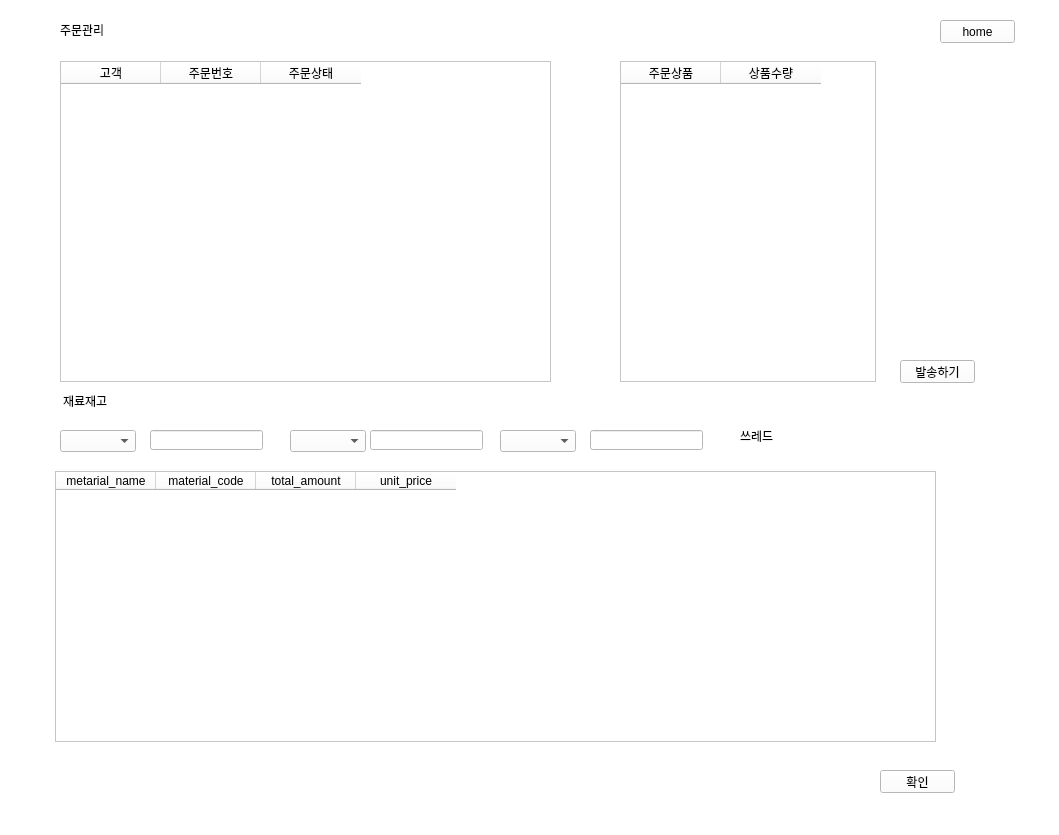
<?xml version="1.0" encoding="UTF-8"?>
<ui version="4.0">
 <class>Form</class>
 <widget class="QWidget" name="Form">
  <property name="geometry">
   <rect>
    <x>0</x>
    <y>0</y>
    <width>1059</width>
    <height>835</height>
   </rect>
  </property>
  <property name="windowTitle">
   <string>Form</string>
  </property>
  <property name="styleSheet">
   <string notr="true">background-color: rgb(255, 255, 255);</string>
  </property>
  <widget class="QStackedWidget" name="stackedWidget">
   <property name="geometry">
    <rect>
     <x>0</x>
     <y>0</y>
     <width>1061</width>
     <height>831</height>
    </rect>
   </property>
   <property name="currentIndex">
    <number>3</number>
   </property>
   <widget class="QWidget" name="page_2">
    <widget class="QPushButton" name="btn_login">
     <property name="geometry">
      <rect>
       <x>930</x>
       <y>30</y>
       <width>90</width>
       <height>30</height>
      </rect>
     </property>
     <property name="text">
      <string>로그인</string>
     </property>
    </widget>
    <widget class="QPushButton" name="btn_order">
     <property name="geometry">
      <rect>
       <x>320</x>
       <y>350</y>
       <width>90</width>
       <height>30</height>
      </rect>
     </property>
     <property name="text">
      <string>주문관리</string>
     </property>
    </widget>
    <widget class="QPushButton" name="btn_cs">
     <property name="geometry">
      <rect>
       <x>640</x>
       <y>350</y>
       <width>90</width>
       <height>30</height>
      </rect>
     </property>
     <property name="text">
      <string>문의관리</string>
     </property>
    </widget>
    <widget class="QPushButton" name="btn_product">
     <property name="geometry">
      <rect>
       <x>490</x>
       <y>350</y>
       <width>90</width>
       <height>30</height>
      </rect>
     </property>
     <property name="text">
      <string>상품등록</string>
     </property>
    </widget>
   </widget>
   <widget class="QWidget" name="page">
    <widget class="QPushButton" name="signup_Button">
     <property name="geometry">
      <rect>
       <x>405</x>
       <y>388</y>
       <width>281</width>
       <height>51</height>
      </rect>
     </property>
     <property name="font">
      <font>
       <family>GyeonggiBatang</family>
       <pointsize>15</pointsize>
       <weight>50</weight>
       <italic>false</italic>
       <bold>false</bold>
      </font>
     </property>
     <property name="styleSheet">
      <string notr="true">QPushButton{
	font: 15pt &quot;GyeonggiBatang&quot;;
	color: rgb(82, 194, 105);
	background-color: white;
	border: 2px solid  rgb(82, 194, 105);
	border-radius: 5px;
}</string>
     </property>
     <property name="text">
      <string>회원가입</string>
     </property>
    </widget>
    <widget class="QPushButton" name="login_Button">
     <property name="geometry">
      <rect>
       <x>405</x>
       <y>318</y>
       <width>281</width>
       <height>51</height>
      </rect>
     </property>
     <property name="font">
      <font>
       <family>GyeonggiBatang</family>
       <pointsize>15</pointsize>
       <weight>50</weight>
       <italic>false</italic>
       <bold>false</bold>
      </font>
     </property>
     <property name="styleSheet">
      <string notr="true">QPushButton{
	font: 15pt &quot;GyeonggiBatang&quot;;
	color: white;
	background-color: rgb(82, 194, 105);
	border-radius: 5px;
}</string>
     </property>
     <property name="text">
      <string>로그인</string>
     </property>
    </widget>
    <widget class="QLineEdit" name="id">
     <property name="geometry">
      <rect>
       <x>410</x>
       <y>190</y>
       <width>281</width>
       <height>41</height>
      </rect>
     </property>
     <property name="text">
      <string/>
     </property>
    </widget>
    <widget class="QLineEdit" name="pw">
     <property name="geometry">
      <rect>
       <x>410</x>
       <y>250</y>
       <width>281</width>
       <height>41</height>
      </rect>
     </property>
     <property name="text">
      <string/>
     </property>
     <property name="echoMode">
      <enum>QLineEdit::Password</enum>
     </property>
    </widget>
    <widget class="QLabel" name="label_7">
     <property name="geometry">
      <rect>
       <x>325</x>
       <y>265</y>
       <width>71</width>
       <height>20</height>
      </rect>
     </property>
     <property name="styleSheet">
      <string notr="true">font: 15pt &quot;GyeonggiBatang&quot;;</string>
     </property>
     <property name="text">
      <string>비밀번호</string>
     </property>
    </widget>
    <widget class="QLabel" name="label_6">
     <property name="geometry">
      <rect>
       <x>330</x>
       <y>205</y>
       <width>56</width>
       <height>12</height>
      </rect>
     </property>
     <property name="styleSheet">
      <string notr="true">font: 15pt &quot;경기천년바탕 Regular&quot;;</string>
     </property>
     <property name="text">
      <string>아이디</string>
     </property>
    </widget>
    <widget class="QLabel" name="sh_label">
     <property name="geometry">
      <rect>
       <x>490</x>
       <y>115</y>
       <width>91</width>
       <height>41</height>
      </rect>
     </property>
     <property name="styleSheet">
      <string notr="true">font: 22pt &quot;경기천년바탕 Regular&quot;;</string>
     </property>
     <property name="text">
      <string>&lt;html&gt;&lt;head/&gt;&lt;body&gt;&lt;p align=&quot;center&quot;&gt;&lt;span style=&quot; font-size:22pt;&quot;&gt;로그인&lt;/span&gt;&lt;/p&gt;&lt;/body&gt;&lt;/html&gt;</string>
     </property>
    </widget>
    <widget class="Line" name="line">
     <property name="geometry">
      <rect>
       <x>290</x>
       <y>160</y>
       <width>511</width>
       <height>20</height>
      </rect>
     </property>
     <property name="orientation">
      <enum>Qt::Horizontal</enum>
     </property>
    </widget>
    <widget class="QPushButton" name="btn_home1">
     <property name="geometry">
      <rect>
       <x>920</x>
       <y>20</y>
       <width>91</width>
       <height>41</height>
      </rect>
     </property>
     <property name="styleSheet">
      <string notr="true">QPushButton{
	font: 13pt &quot;GyeonggiBatang&quot;;
	color: white;
	background-color: rgb(82, 194, 105);
	border-radius: 5px;
}</string>
     </property>
     <property name="text">
      <string>HOME</string>
     </property>
    </widget>
   </widget>
   <widget class="QWidget" name="page_3">
    <widget class="QLabel" name="label_8">
     <property name="geometry">
      <rect>
       <x>456</x>
       <y>41</y>
       <width>151</width>
       <height>41</height>
      </rect>
     </property>
     <property name="styleSheet">
      <string notr="true">font: 22pt &quot;GyeonggiBatang&quot;;
</string>
     </property>
     <property name="text">
      <string>&lt;html&gt;&lt;head/&gt;&lt;body&gt;&lt;p align=&quot;center&quot;&gt;&lt;span style=&quot; font-size:22pt;&quot;&gt;회원가입&lt;/span&gt;&lt;/p&gt;&lt;/body&gt;&lt;/html&gt;</string>
     </property>
    </widget>
    <widget class="Line" name="line_2">
     <property name="geometry">
      <rect>
       <x>254</x>
       <y>81</y>
       <width>571</width>
       <height>20</height>
      </rect>
     </property>
     <property name="orientation">
      <enum>Qt::Horizontal</enum>
     </property>
    </widget>
    <widget class="QLabel" name="label_9">
     <property name="geometry">
      <rect>
       <x>326</x>
       <y>181</y>
       <width>61</width>
       <height>16</height>
      </rect>
     </property>
     <property name="styleSheet">
      <string notr="true">font: 15pt &quot;GyeonggiBatang&quot;;</string>
     </property>
     <property name="text">
      <string>&lt;html&gt;&lt;head/&gt;&lt;body&gt;&lt;p align=&quot;center&quot;&gt;&lt;span style=&quot; font-size:11pt;&quot;&gt;아이디&lt;/span&gt;&lt;/p&gt;&lt;/body&gt;&lt;/html&gt;</string>
     </property>
    </widget>
    <widget class="QLabel" name="label_10">
     <property name="geometry">
      <rect>
       <x>326</x>
       <y>231</y>
       <width>71</width>
       <height>16</height>
      </rect>
     </property>
     <property name="styleSheet">
      <string notr="true">font: 15pt &quot;GyeonggiBatang&quot;;</string>
     </property>
     <property name="text">
      <string>&lt;html&gt;&lt;head/&gt;&lt;body&gt;&lt;p align=&quot;center&quot;&gt;&lt;span style=&quot; font-size:11pt;&quot;&gt;비밀번호&lt;/span&gt;&lt;/p&gt;&lt;/body&gt;&lt;/html&gt;</string>
     </property>
    </widget>
    <widget class="QLabel" name="label_11">
     <property name="geometry">
      <rect>
       <x>309</x>
       <y>281</y>
       <width>101</width>
       <height>16</height>
      </rect>
     </property>
     <property name="styleSheet">
      <string notr="true">font: 15pt &quot;GyeonggiBatang&quot;;</string>
     </property>
     <property name="text">
      <string>&lt;html&gt;&lt;head/&gt;&lt;body&gt;&lt;p align=&quot;center&quot;&gt;&lt;span style=&quot; font-size:11pt;&quot;&gt;비밀번호 확인&lt;/span&gt;&lt;/p&gt;&lt;/body&gt;&lt;/html&gt;</string>
     </property>
    </widget>
    <widget class="QLabel" name="label_12">
     <property name="geometry">
      <rect>
       <x>326</x>
       <y>334</y>
       <width>61</width>
       <height>16</height>
      </rect>
     </property>
     <property name="styleSheet">
      <string notr="true">font: 15pt &quot;GyeonggiBatang&quot;;</string>
     </property>
     <property name="text">
      <string>&lt;html&gt;&lt;head/&gt;&lt;body&gt;&lt;p align=&quot;center&quot;&gt;&lt;span style=&quot; font-size:11pt;&quot;&gt;연락처&lt;/span&gt;&lt;/p&gt;&lt;/body&gt;&lt;/html&gt;</string>
     </property>
    </widget>
    <widget class="QLabel" name="label_14">
     <property name="geometry">
      <rect>
       <x>326</x>
       <y>381</y>
       <width>61</width>
       <height>16</height>
      </rect>
     </property>
     <property name="styleSheet">
      <string notr="true">font: 15pt &quot;GyeonggiBatang&quot;;</string>
     </property>
     <property name="text">
      <string>&lt;html&gt;&lt;head/&gt;&lt;body&gt;&lt;p align=&quot;center&quot;&gt;&lt;span style=&quot; font-size:11pt;&quot;&gt;주소&lt;/span&gt;&lt;/p&gt;&lt;/body&gt;&lt;/html&gt;</string>
     </property>
    </widget>
    <widget class="QLabel" name="label_13">
     <property name="geometry">
      <rect>
       <x>326</x>
       <y>131</y>
       <width>65</width>
       <height>17</height>
      </rect>
     </property>
     <property name="styleSheet">
      <string notr="true">font: 15pt &quot;GyeonggiBatang&quot;;</string>
     </property>
     <property name="text">
      <string>&lt;html&gt;&lt;head/&gt;&lt;body&gt;&lt;p align=&quot;center&quot;&gt;&lt;span style=&quot; font-size:11pt;&quot;&gt;이름&lt;/span&gt;&lt;/p&gt;&lt;/body&gt;&lt;/html&gt;</string>
     </property>
    </widget>
    <widget class="QLineEdit" name="joinid">
     <property name="geometry">
      <rect>
       <x>436</x>
       <y>171</y>
       <width>241</width>
       <height>41</height>
      </rect>
     </property>
     <property name="text">
      <string/>
     </property>
    </widget>
    <widget class="QLineEdit" name="joinpw">
     <property name="geometry">
      <rect>
       <x>436</x>
       <y>221</y>
       <width>241</width>
       <height>41</height>
      </rect>
     </property>
     <property name="echoMode">
      <enum>QLineEdit::Password</enum>
     </property>
    </widget>
    <widget class="QLineEdit" name="joinpw2">
     <property name="geometry">
      <rect>
       <x>436</x>
       <y>271</y>
       <width>241</width>
       <height>41</height>
      </rect>
     </property>
     <property name="echoMode">
      <enum>QLineEdit::Password</enum>
     </property>
    </widget>
    <widget class="QLineEdit" name="phone">
     <property name="geometry">
      <rect>
       <x>436</x>
       <y>321</y>
       <width>241</width>
       <height>41</height>
      </rect>
     </property>
     <property name="alignment">
      <set>Qt::AlignLeading|Qt::AlignLeft|Qt::AlignVCenter</set>
     </property>
     <property name="dragEnabled">
      <bool>false</bool>
     </property>
     <property name="readOnly">
      <bool>false</bool>
     </property>
     <property name="placeholderText">
      <string>숫자만 입력하세요</string>
     </property>
    </widget>
    <widget class="QLineEdit" name="address">
     <property name="geometry">
      <rect>
       <x>436</x>
       <y>371</y>
       <width>241</width>
       <height>41</height>
      </rect>
     </property>
    </widget>
    <widget class="QLineEdit" name="name">
     <property name="geometry">
      <rect>
       <x>436</x>
       <y>111</y>
       <width>241</width>
       <height>41</height>
      </rect>
     </property>
    </widget>
    <widget class="QPushButton" name="btn_duplication">
     <property name="geometry">
      <rect>
       <x>696</x>
       <y>173</y>
       <width>101</width>
       <height>41</height>
      </rect>
     </property>
     <property name="styleSheet">
      <string notr="true">QPushButton{
	font: 11pt &quot;GyeonggiBatang&quot;;
	color: white;
	background-color: rgb(82, 194, 105);
	border-radius: 5px;
}</string>
     </property>
     <property name="text">
      <string>중복확인</string>
     </property>
    </widget>
    <widget class="Line" name="line_3">
     <property name="geometry">
      <rect>
       <x>256</x>
       <y>421</y>
       <width>571</width>
       <height>20</height>
      </rect>
     </property>
     <property name="orientation">
      <enum>Qt::Horizontal</enum>
     </property>
    </widget>
    <widget class="QPushButton" name="btn_join">
     <property name="geometry">
      <rect>
       <x>550</x>
       <y>460</y>
       <width>161</width>
       <height>51</height>
      </rect>
     </property>
     <property name="styleSheet">
      <string notr="true">QPushButton{
	font: 12pt &quot;GyeonggiBatang&quot;;
	color: white;
	background-color: rgb(82, 194, 105);
	border-radius: 5px;
}</string>
     </property>
     <property name="text">
      <string>가입하기</string>
     </property>
    </widget>
    <widget class="QPushButton" name="btn_home2">
     <property name="geometry">
      <rect>
       <x>340</x>
       <y>460</y>
       <width>161</width>
       <height>51</height>
      </rect>
     </property>
     <property name="styleSheet">
      <string notr="true">QPushButton{
	font: 12pt &quot;GyeonggiBatang&quot;;
	color: rgb(82, 194, 105);
	background-color: white;
	border: 2px solid rgb(82, 194, 105);
	border-radius: 5px;
}</string>
     </property>
     <property name="text">
      <string>HOME</string>
     </property>
    </widget>
   </widget>
   <widget class="QWidget" name="page_4">
    <widget class="QLabel" name="label_2">
     <property name="geometry">
      <rect>
       <x>63</x>
       <y>395</y>
       <width>56</width>
       <height>12</height>
      </rect>
     </property>
     <property name="text">
      <string>재료재고</string>
     </property>
    </widget>
    <widget class="QComboBox" name="material5">
     <property name="geometry">
      <rect>
       <x>60</x>
       <y>430</y>
       <width>76</width>
       <height>22</height>
      </rect>
     </property>
    </widget>
    <widget class="QLineEdit" name="stock5">
     <property name="geometry">
      <rect>
       <x>150</x>
       <y>430</y>
       <width>113</width>
       <height>20</height>
      </rect>
     </property>
    </widget>
    <widget class="QComboBox" name="material6">
     <property name="geometry">
      <rect>
       <x>290</x>
       <y>430</y>
       <width>76</width>
       <height>22</height>
      </rect>
     </property>
    </widget>
    <widget class="QLineEdit" name="stock6">
     <property name="geometry">
      <rect>
       <x>370</x>
       <y>430</y>
       <width>113</width>
       <height>20</height>
      </rect>
     </property>
    </widget>
    <widget class="QComboBox" name="material7">
     <property name="geometry">
      <rect>
       <x>500</x>
       <y>430</y>
       <width>76</width>
       <height>22</height>
      </rect>
     </property>
    </widget>
    <widget class="QLineEdit" name="stock7">
     <property name="geometry">
      <rect>
       <x>590</x>
       <y>430</y>
       <width>113</width>
       <height>20</height>
      </rect>
     </property>
    </widget>
    <widget class="QPushButton" name="btn_check">
     <property name="geometry">
      <rect>
       <x>880</x>
       <y>770</y>
       <width>75</width>
       <height>23</height>
      </rect>
     </property>
     <property name="text">
      <string>확인</string>
     </property>
    </widget>
    <widget class="QPushButton" name="btn_home3">
     <property name="geometry">
      <rect>
       <x>940</x>
       <y>20</y>
       <width>75</width>
       <height>23</height>
      </rect>
     </property>
     <property name="text">
      <string>home</string>
     </property>
    </widget>
    <widget class="QTableWidget" name="stock_tableWidget">
     <property name="geometry">
      <rect>
       <x>55</x>
       <y>471</y>
       <width>881</width>
       <height>271</height>
      </rect>
     </property>
     <column>
      <property name="text">
       <string>metarial_name</string>
      </property>
     </column>
     <column>
      <property name="text">
       <string>material_code</string>
      </property>
     </column>
     <column>
      <property name="text">
       <string>total_amount</string>
      </property>
     </column>
     <column>
      <property name="text">
       <string>unit_price</string>
      </property>
     </column>
    </widget>
    <widget class="QLabel" name="thread_label">
     <property name="geometry">
      <rect>
       <x>740</x>
       <y>420</y>
       <width>221</width>
       <height>31</height>
      </rect>
     </property>
     <property name="text">
      <string>쓰레드</string>
     </property>
    </widget>
    <widget class="QTableWidget" name="orderlist">
     <property name="geometry">
      <rect>
       <x>60</x>
       <y>61</y>
       <width>491</width>
       <height>321</height>
      </rect>
     </property>
     <property name="selectionBehavior">
      <enum>QAbstractItemView::SelectRows</enum>
     </property>
     <column>
      <property name="text">
       <string>고객</string>
      </property>
     </column>
     <column>
      <property name="text">
       <string>주문번호</string>
      </property>
     </column>
     <column>
      <property name="text">
       <string>주문상태</string>
      </property>
     </column>
    </widget>
    <widget class="QLabel" name="label_3">
     <property name="geometry">
      <rect>
       <x>60</x>
       <y>20</y>
       <width>56</width>
       <height>20</height>
      </rect>
     </property>
     <property name="text">
      <string>주문관리</string>
     </property>
    </widget>
    <widget class="QPushButton" name="btn_check2">
     <property name="geometry">
      <rect>
       <x>900</x>
       <y>360</y>
       <width>75</width>
       <height>23</height>
      </rect>
     </property>
     <property name="text">
      <string>발송하기</string>
     </property>
    </widget>
    <widget class="QTableWidget" name="bill_tableWidget">
     <property name="geometry">
      <rect>
       <x>620</x>
       <y>61</y>
       <width>256</width>
       <height>321</height>
      </rect>
     </property>
     <column>
      <property name="text">
       <string>주문상품</string>
      </property>
     </column>
     <column>
      <property name="text">
       <string>상품수량</string>
      </property>
     </column>
    </widget>
   </widget>
   <widget class="QWidget" name="page_5">
    <widget class="QPushButton" name="btn_home4">
     <property name="geometry">
      <rect>
       <x>880</x>
       <y>40</y>
       <width>75</width>
       <height>23</height>
      </rect>
     </property>
     <property name="font">
      <font>
       <family>경기천년바탕 Regular</family>
      </font>
     </property>
     <property name="text">
      <string>home</string>
     </property>
    </widget>
    <widget class="QLabel" name="label_17">
     <property name="geometry">
      <rect>
       <x>70</x>
       <y>60</y>
       <width>151</width>
       <height>41</height>
      </rect>
     </property>
     <property name="font">
      <font>
       <family>GyeonggiBatang</family>
       <pointsize>22</pointsize>
       <weight>50</weight>
       <italic>false</italic>
       <bold>false</bold>
      </font>
     </property>
     <property name="styleSheet">
      <string notr="true">font: 22pt &quot;GyeonggiBatang&quot;;
</string>
     </property>
     <property name="text">
      <string>&lt;html&gt;&lt;head/&gt;&lt;body&gt;&lt;p align=&quot;center&quot;&gt;&lt;span style=&quot; font-size:22pt;&quot;&gt;상품등록
&lt;/span&gt;&lt;/p&gt;&lt;/body&gt;&lt;/html&gt;</string>
     </property>
    </widget>
    <widget class="QLabel" name="label_20">
     <property name="geometry">
      <rect>
       <x>280</x>
       <y>190</y>
       <width>71</width>
       <height>20</height>
      </rect>
     </property>
     <property name="font">
      <font>
       <family>경기천년바탕 Regular</family>
      </font>
     </property>
     <property name="text">
      <string>무게(g)</string>
     </property>
     <property name="alignment">
      <set>Qt::AlignCenter</set>
     </property>
    </widget>
    <widget class="QLineEdit" name="productname">
     <property name="geometry">
      <rect>
       <x>540</x>
       <y>360</y>
       <width>181</width>
       <height>20</height>
      </rect>
     </property>
     <property name="font">
      <font>
       <family>경기천년바탕 Regular</family>
      </font>
     </property>
     <property name="text">
      <string/>
     </property>
     <property name="placeholderText">
      <string>등록하실 상품명을 적어주세요</string>
     </property>
    </widget>
    <widget class="QPushButton" name="btn_productInput">
     <property name="geometry">
      <rect>
       <x>280</x>
       <y>240</y>
       <width>75</width>
       <height>23</height>
      </rect>
     </property>
     <property name="font">
      <font>
       <family>경기천년바탕 Regular</family>
      </font>
     </property>
     <property name="text">
      <string>넣기</string>
     </property>
    </widget>
    <widget class="QLabel" name="label_18">
     <property name="geometry">
      <rect>
       <x>470</x>
       <y>360</y>
       <width>61</width>
       <height>20</height>
      </rect>
     </property>
     <property name="font">
      <font>
       <family>경기천년바탕 Regular</family>
      </font>
     </property>
     <property name="text">
      <string>상품명</string>
     </property>
     <property name="alignment">
      <set>Qt::AlignCenter</set>
     </property>
    </widget>
    <widget class="QTableWidget" name="table_recipe">
     <property name="geometry">
      <rect>
       <x>385</x>
       <y>135</y>
       <width>341</width>
       <height>161</height>
      </rect>
     </property>
     <property name="font">
      <font>
       <family>맑은 고딕</family>
      </font>
     </property>
     <property name="editTriggers">
      <set>QAbstractItemView::NoEditTriggers</set>
     </property>
     <property name="tabKeyNavigation">
      <bool>false</bool>
     </property>
     <property name="showDropIndicator" stdset="0">
      <bool>false</bool>
     </property>
     <property name="selectionMode">
      <enum>QAbstractItemView::SingleSelection</enum>
     </property>
     <property name="selectionBehavior">
      <enum>QAbstractItemView::SelectRows</enum>
     </property>
     <column>
      <property name="text">
       <string>사용재료</string>
      </property>
     </column>
     <column>
      <property name="text">
       <string>무게(g)</string>
      </property>
     </column>
     <column>
      <property name="text">
       <string>재료당가격</string>
      </property>
     </column>
    </widget>
    <widget class="QLineEdit" name="product_sellingPrice">
     <property name="geometry">
      <rect>
       <x>540</x>
       <y>335</y>
       <width>181</width>
       <height>20</height>
      </rect>
     </property>
     <property name="font">
      <font>
       <family>경기천년바탕 Regular</family>
      </font>
     </property>
     <property name="placeholderText">
      <string>판매하실 금액을 적어주세요</string>
     </property>
    </widget>
    <widget class="QTableView" name="tableView">
     <property name="geometry">
      <rect>
       <x>70</x>
       <y>480</y>
       <width>901</width>
       <height>301</height>
      </rect>
     </property>
    </widget>
    <widget class="QPushButton" name="btn_productOutput">
     <property name="geometry">
      <rect>
       <x>280</x>
       <y>270</y>
       <width>75</width>
       <height>23</height>
      </rect>
     </property>
     <property name="font">
      <font>
       <family>경기천년바탕 Regular</family>
      </font>
     </property>
     <property name="text">
      <string>빼기</string>
     </property>
    </widget>
    <widget class="QLabel" name="label_16">
     <property name="geometry">
      <rect>
       <x>470</x>
       <y>335</y>
       <width>61</width>
       <height>20</height>
      </rect>
     </property>
     <property name="font">
      <font>
       <family>경기천년바탕 Regular</family>
      </font>
     </property>
     <property name="text">
      <string>판매가</string>
     </property>
     <property name="alignment">
      <set>Qt::AlignCenter</set>
     </property>
    </widget>
    <widget class="QTableWidget" name="table_productinfo">
     <property name="geometry">
      <rect>
       <x>740</x>
       <y>130</y>
       <width>251</width>
       <height>281</height>
      </rect>
     </property>
     <property name="font">
      <font>
       <family>맑은 고딕</family>
      </font>
     </property>
     <property name="editTriggers">
      <set>QAbstractItemView::NoEditTriggers</set>
     </property>
     <property name="selectionMode">
      <enum>QAbstractItemView::SingleSelection</enum>
     </property>
     <property name="selectionBehavior">
      <enum>QAbstractItemView::SelectRows</enum>
     </property>
     <column>
      <property name="text">
       <string>상품명</string>
      </property>
     </column>
     <column>
      <property name="text">
       <string>판매가</string>
      </property>
     </column>
     <column>
      <property name="text">
       <string>판매 상태</string>
      </property>
     </column>
    </widget>
    <widget class="QPushButton" name="btn_registration">
     <property name="geometry">
      <rect>
       <x>650</x>
       <y>390</y>
       <width>75</width>
       <height>23</height>
      </rect>
     </property>
     <property name="font">
      <font>
       <family>경기천년바탕 Regular</family>
      </font>
     </property>
     <property name="text">
      <string>상품등록</string>
     </property>
    </widget>
    <widget class="QLabel" name="label_22">
     <property name="geometry">
      <rect>
       <x>80</x>
       <y>420</y>
       <width>151</width>
       <height>41</height>
      </rect>
     </property>
     <property name="font">
      <font>
       <family>GyeonggiBatang</family>
       <pointsize>22</pointsize>
       <weight>50</weight>
       <italic>false</italic>
       <bold>false</bold>
      </font>
     </property>
     <property name="styleSheet">
      <string notr="true">font: 22pt &quot;GyeonggiBatang&quot;;
</string>
     </property>
     <property name="text">
      <string>&lt;html&gt;&lt;head/&gt;&lt;body&gt;&lt;p align=&quot;center&quot;&gt;&lt;span style=&quot; font-size:22pt;&quot;&gt;BoM관리
&lt;/span&gt;&lt;/p&gt;&lt;/body&gt;&lt;/html&gt;</string>
     </property>
    </widget>
    <widget class="QLineEdit" name="led_materialWeight">
     <property name="geometry">
      <rect>
       <x>280</x>
       <y>210</y>
       <width>75</width>
       <height>20</height>
      </rect>
     </property>
     <property name="font">
      <font>
       <family>경기천년바탕 Regular</family>
      </font>
     </property>
    </widget>
    <widget class="QListWidget" name="list_material">
     <property name="geometry">
      <rect>
       <x>70</x>
       <y>135</y>
       <width>191</width>
       <height>161</height>
      </rect>
     </property>
     <property name="font">
      <font>
       <family>맑은 고딕</family>
      </font>
     </property>
    </widget>
    <widget class="QLineEdit" name="led_materialChoose">
     <property name="geometry">
      <rect>
       <x>280</x>
       <y>163</y>
       <width>75</width>
       <height>20</height>
      </rect>
     </property>
     <property name="font">
      <font>
       <family>경기천년바탕 Regular</family>
      </font>
     </property>
     <property name="mouseTracking">
      <bool>false</bool>
     </property>
     <property name="readOnly">
      <bool>true</bool>
     </property>
    </widget>
    <widget class="QLabel" name="label_19">
     <property name="geometry">
      <rect>
       <x>70</x>
       <y>110</y>
       <width>71</width>
       <height>21</height>
      </rect>
     </property>
     <property name="font">
      <font>
       <family>경기천년바탕 Regular</family>
      </font>
     </property>
     <property name="text">
      <string>재료 목록</string>
     </property>
     <property name="alignment">
      <set>Qt::AlignCenter</set>
     </property>
    </widget>
    <widget class="QLabel" name="label_21">
     <property name="geometry">
      <rect>
       <x>280</x>
       <y>140</y>
       <width>71</width>
       <height>20</height>
      </rect>
     </property>
     <property name="font">
      <font>
       <family>경기천년바탕 Regular</family>
      </font>
     </property>
     <property name="text">
      <string>선택 재료</string>
     </property>
     <property name="alignment">
      <set>Qt::AlignCenter</set>
     </property>
    </widget>
    <widget class="QLabel" name="label">
     <property name="geometry">
      <rect>
       <x>390</x>
       <y>110</y>
       <width>71</width>
       <height>21</height>
      </rect>
     </property>
     <property name="font">
      <font>
       <family>경기천년바탕 Regular</family>
      </font>
     </property>
     <property name="text">
      <string>레시피</string>
     </property>
     <property name="alignment">
      <set>Qt::AlignCenter</set>
     </property>
    </widget>
    <widget class="QLineEdit" name="product_price">
     <property name="geometry">
      <rect>
       <x>540</x>
       <y>310</y>
       <width>101</width>
       <height>20</height>
      </rect>
     </property>
     <property name="font">
      <font>
       <family>경기천년바탕 Regular</family>
      </font>
     </property>
     <property name="mouseTracking">
      <bool>false</bool>
     </property>
     <property name="text">
      <string>0</string>
     </property>
     <property name="readOnly">
      <bool>true</bool>
     </property>
    </widget>
    <widget class="QLabel" name="label_15">
     <property name="geometry">
      <rect>
       <x>470</x>
       <y>310</y>
       <width>61</width>
       <height>21</height>
      </rect>
     </property>
     <property name="font">
      <font>
       <family>경기천년바탕 Regular</family>
      </font>
     </property>
     <property name="text">
      <string>순 재료가</string>
     </property>
     <property name="alignment">
      <set>Qt::AlignCenter</set>
     </property>
    </widget>
   </widget>
   <widget class="QWidget" name="page_6">
    <widget class="QPushButton" name="btn_home5">
     <property name="geometry">
      <rect>
       <x>900</x>
       <y>30</y>
       <width>75</width>
       <height>23</height>
      </rect>
     </property>
     <property name="text">
      <string>home</string>
     </property>
    </widget>
    <widget class="QLabel" name="label_5">
     <property name="geometry">
      <rect>
       <x>64</x>
       <y>80</y>
       <width>111</width>
       <height>31</height>
      </rect>
     </property>
     <property name="styleSheet">
      <string notr="true">font: 22pt &quot;GyeonggiBatang&quot;;</string>
     </property>
     <property name="text">
      <string>문의관리</string>
     </property>
    </widget>
    <widget class="QTableWidget" name="cstable">
     <property name="geometry">
      <rect>
       <x>60</x>
       <y>130</y>
       <width>890</width>
       <height>320</height>
      </rect>
     </property>
     <column>
      <property name="text">
       <string>날짜</string>
      </property>
     </column>
     <column>
      <property name="text">
       <string>고객이름</string>
      </property>
     </column>
     <column>
      <property name="text">
       <string>주문번호</string>
      </property>
     </column>
     <column>
      <property name="text">
       <string>상품 이름</string>
      </property>
     </column>
     <column>
      <property name="text">
       <string>문의내용</string>
      </property>
     </column>
     <column>
      <property name="text">
       <string>답변</string>
      </property>
     </column>
    </widget>
    <widget class="QPushButton" name="btn_check3">
     <property name="geometry">
      <rect>
       <x>870</x>
       <y>470</y>
       <width>75</width>
       <height>25</height>
      </rect>
     </property>
     <property name="text">
      <string>조회</string>
     </property>
    </widget>
    <widget class="QPushButton" name="btn_answer">
     <property name="geometry">
      <rect>
       <x>873</x>
       <y>90</y>
       <width>75</width>
       <height>25</height>
      </rect>
     </property>
     <property name="text">
      <string>답변 완료</string>
     </property>
    </widget>
   </widget>
  </widget>
 </widget>
 <resources/>
 <connections/>
</ui>
